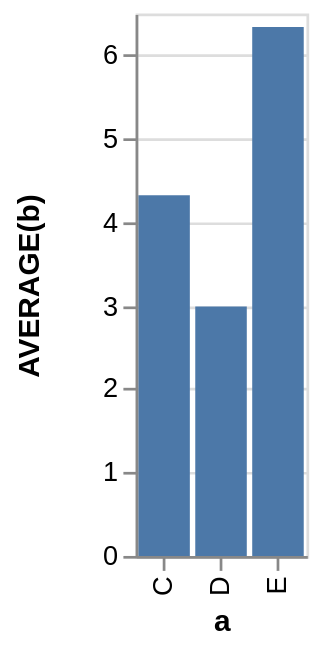

Write the Vega-Lite specification saved for this chart.
### Vega specification from a JSON file in a GitHub repository (floating-point values rounded to 4 significant figures)
{"$schema": "https://vega.github.io/schema/vega/v3.0.json", "autosize": "pad", "padding": 5, "style": "cell", "data": [{"name": "source_0", "values": [{"a": "C", "b": 2}, {"a": "C", "b": 7}, {"a": "C", "b": 4}, {"a": "D", "b": 1}, {"a": "D", "b": 2}, {"a": "D", "b": 6}, {"a": "E", "b": 8}, {"a": "E", "b": 4}, {"a": "E", "b": 7}]}, {"name": "data_0", "source": "source_0", "transform": [{"type": "formula", "expr": "toNumber(datum[\"b\"])", "as": "b"}, {"type": "aggregate", "groupby": ["a"], "ops": ["average"], "fields": ["b"], "as": ["average_b"]}]}], "signals": [{"name": "x_step", "value": 21}, {"name": "width", "update": "bandspace(domain('x').length, 0.1, 0.05) * x_step"}, {"name": "height", "update": "200"}], "marks": [{"name": "marks", "type": "rect", "role": "bar", "style": ["bar"], "from": {"data": "data_0"}, "encode": {"update": {"x": {"scale": "x", "field": "a"}, "width": {"scale": "x", "band": true}, "y": {"scale": "y", "field": "average_b"}, "y2": {"scale": "y", "value": 0}, "fill": {"value": "#4c78a8"}}}}], "scales": [{"name": "x", "type": "band", "domain": {"data": "data_0", "field": "a", "sort": true}, "range": {"step": {"signal": "x_step"}}, "round": true, "paddingInner": 0.1, "paddingOuter": 0.05}, {"name": "y", "type": "linear", "domain": {"data": "data_0", "field": "average_b"}, "range": [{"signal": "height"}, 0], "round": true, "nice": true, "zero": true}], "axes": [{"scale": "x", "orient": "bottom", "title": "a", "zindex": 1, "encode": {"labels": {"update": {"angle": {"value": 270}, "align": {"value": "right"}, "baseline": {"value": "middle"}}}}}, {"scale": "y", "labelOverlap": true, "orient": "left", "tickCount": {"signal": "ceil(height/40)"}, "title": "AVERAGE(b)", "zindex": 1}, {"scale": "y", "domain": false, "grid": true, "labels": false, "maxExtent": 0, "minExtent": 0, "orient": "left", "tickCount": {"signal": "ceil(height/40)"}, "ticks": false, "zindex": 0, "gridScale": "x"}], "config": {"axis": {"domainColor": "#888", "tickColor": "#888"}, "axisY": {"minExtent": 30}}}
